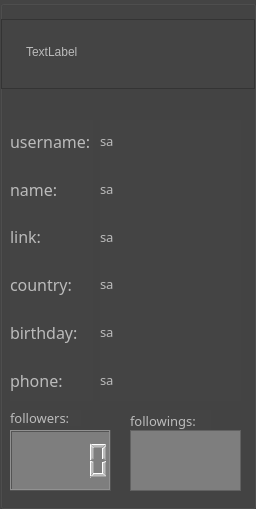
   <widget class="QGroupBox" name="box_profile">
    <property name="geometry">
     <rect>
      <x>130</x>
      <y>65</y>
      <width>256</width>
      <height>509</height>
     </rect>
    </property>
    <property name="maximumSize">
     <size>
      <width>256</width>
      <height>16777215</height>
     </size>
    </property>
    <property name="styleSheet">
     <string notr="true">background-color: rgb(68, 68, 68);
color: rgb(187, 187, 187);</string>
    </property>
    <property name="title">
     <string/>
    </property>
    <property name="flat">
     <bool>false</bool>
    </property>
    <property name="checkable">
     <bool>false</bool>
    </property>
    <widget class="QWidget" name="layoutWidget">
     <property name="geometry">
      <rect>
       <x>10</x>
       <y>120</y>
       <width>83</width>
       <height>281</height>
      </rect>
     </property>
     <layout class="QVBoxLayout" name="verticalLayout_5">
      <item>
       <widget class="QLabel" name="lable">
        <property name="font">
         <font>
          <family>Dubai</family>
          <pointsize>12</pointsize>
          <weight>50</weight>
          <bold>false</bold>
         </font>
        </property>
        <property name="text">
         <string>username:</string>
        </property>
       </widget>
      </item>
      <item>
       <widget class="QLabel" name="label_2">
        <property name="font">
         <font>
          <family>Dubai</family>
          <pointsize>12</pointsize>
          <weight>50</weight>
          <bold>false</bold>
         </font>
        </property>
        <property name="text">
         <string>name:</string>
        </property>
       </widget>
      </item>
      <item>
       <widget class="QLabel" name="label_3">
        <property name="font">
         <font>
          <family>Dubai</family>
          <pointsize>12</pointsize>
          <weight>50</weight>
          <bold>false</bold>
         </font>
        </property>
        <property name="text">
         <string>link:</string>
        </property>
       </widget>
      </item>
      <item>
       <widget class="QLabel" name="label_7">
        <property name="font">
         <font>
          <family>Dubai</family>
          <pointsize>12</pointsize>
          <weight>50</weight>
          <bold>false</bold>
         </font>
        </property>
        <property name="text">
         <string>country:</string>
        </property>
       </widget>
      </item>
      <item>
       <widget class="QLabel" name="label_8">
        <property name="font">
         <font>
          <family>Dubai</family>
          <pointsize>12</pointsize>
          <weight>50</weight>
          <bold>false</bold>
         </font>
        </property>
        <property name="text">
         <string>birthday:</string>
        </property>
       </widget>
      </item>
      <item>
       <widget class="QLabel" name="label_9">
        <property name="font">
         <font>
          <family>Dubai</family>
          <pointsize>12</pointsize>
          <weight>50</weight>
          <bold>false</bold>
         </font>
        </property>
        <property name="text">
         <string>phone:</string>
        </property>
       </widget>
      </item>
     </layout>
    </widget>
    <widget class="QFrame" name="frame">
     <property name="geometry">
      <rect>
       <x>1</x>
       <y>19</y>
       <width>254</width>
       <height>70</height>
      </rect>
     </property>
     <property name="frameShape">
      <enum>QFrame::StyledPanel</enum>
     </property>
     <property name="frameShadow">
      <enum>QFrame::Raised</enum>
     </property>
     <widget class="QLabel" name="lbl_profile">
      <property name="geometry">
       <rect>
        <x>25</x>
        <y>25</y>
        <width>55</width>
        <height>16</height>
       </rect>
      </property>
      <property name="text">
       <string>TextLabel</string>
      </property>
     </widget>
    </widget>
    <widget class="QWidget" name="layoutWidget">
     <property name="geometry">
      <rect>
       <x>100</x>
       <y>120</y>
       <width>141</width>
       <height>281</height>
      </rect>
     </property>
     <layout class="QVBoxLayout" name="verticalLayout_3">
      <item>
       <widget class="QLabel" name="lbl_username">
        <property name="font">
         <font>
          <family>Segoe UI Variable Small Semilig</family>
          <pointsize>10</pointsize>
          <weight>50</weight>
          <bold>false</bold>
         </font>
        </property>
        <property name="text">
         <string>sa</string>
        </property>
       </widget>
      </item>
      <item>
       <widget class="QLabel" name="lbl_name">
        <property name="font">
         <font>
          <family>Segoe UI Variable Small Semilig</family>
          <pointsize>10</pointsize>
         </font>
        </property>
        <property name="layoutDirection">
         <enum>Qt::RightToLeft</enum>
        </property>
        <property name="text">
         <string>sa</string>
        </property>
       </widget>
      </item>
      <item>
       <widget class="QLabel" name="lbl_link">
        <property name="font">
         <font>
          <family>Segoe UI Variable Small Semilig</family>
          <pointsize>10</pointsize>
         </font>
        </property>
        <property name="text">
         <string>sa</string>
        </property>
       </widget>
      </item>
      <item>
       <widget class="QLabel" name="lbl_country">
        <property name="font">
         <font>
          <family>Segoe UI Variable Small Semilig</family>
          <pointsize>10</pointsize>
         </font>
        </property>
        <property name="text">
         <string>sa</string>
        </property>
       </widget>
      </item>
      <item>
       <widget class="QLabel" name="lbl_birthday">
        <property name="font">
         <font>
          <family>Segoe UI Variable Small Semilig</family>
          <pointsize>10</pointsize>
         </font>
        </property>
        <property name="text">
         <string>sa</string>
        </property>
       </widget>
      </item>
      <item>
       <widget class="QLabel" name="lbl_phone">
        <property name="font">
         <font>
          <family>Segoe UI Variable Small Semilig</family>
          <pointsize>10</pointsize>
         </font>
        </property>
        <property name="layoutDirection">
         <enum>Qt::RightToLeft</enum>
        </property>
        <property name="text">
         <string>sa</string>
        </property>
       </widget>
      </item>
     </layout>
    </widget>
    <widget class="QLCDNumber" name="lcd_followers">
     <property name="geometry">
      <rect>
       <x>10</x>
       <y>430</y>
       <width>101</width>
       <height>61</height>
      </rect>
     </property>
     <property name="styleSheet">
      <string notr="true">background-color: rgb(126, 126, 126);</string>
     </property>
    </widget>
    <widget class="QLabel" name="label">
     <property name="geometry">
      <rect>
       <x>10</x>
       <y>410</y>
       <width>71</width>
       <height>16</height>
      </rect>
     </property>
     <property name="font">
      <font>
       <family>Dubai</family>
       <pointsize>10</pointsize>
       <weight>50</weight>
       <bold>false</bold>
      </font>
     </property>
     <property name="text">
      <string>followers:</string>
     </property>
    </widget>
    <widget class="QLabel" name="label_4">
     <property name="geometry">
      <rect>
       <x>130</x>
       <y>410</y>
       <width>81</width>
       <height>21</height>
      </rect>
     </property>
     <property name="font">
      <font>
       <family>Dubai</family>
       <pointsize>10</pointsize>
      </font>
     </property>
     <property name="text">
      <string>followings:</string>
     </property>
    </widget>
    <widget class="QListWidget" name="listWidget_followings">
     <property name="geometry">
      <rect>
       <x>130</x>
       <y>430</y>
       <width>111</width>
       <height>61</height>
      </rect>
     </property>
     <property name="styleSheet">
      <string notr="true">background-color: rgb(126, 126, 126);
color: rgb(221, 221, 221);</string>
     </property>
    </widget>
   </widget>
